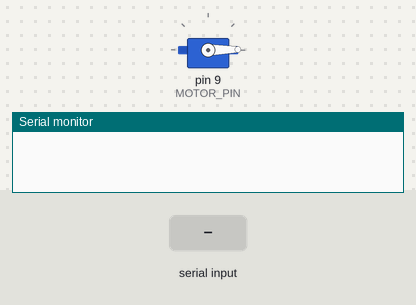
This sketch was run on a simulated Arduino Uno, built with avr-gcc and run on an emulated ATmega328P. Shown: servo, the last lines printed to the serial monitor. The test bench sets the inputs (shaded band).

Above: at 1.2 s.
1.3 s: "90,45\n" received over Serial
At 2.5 s:
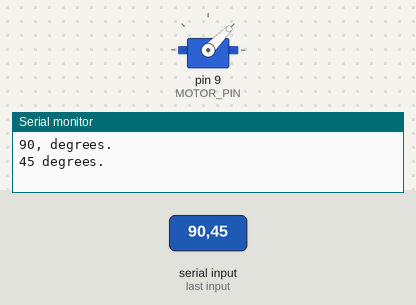
2.8 s: "30,150\n" received over Serial
At 3.2 s:
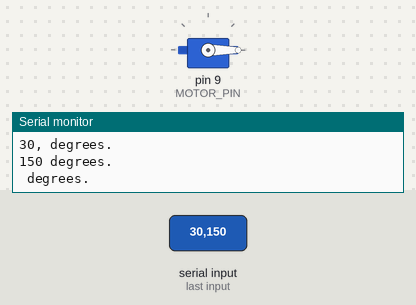
4.3 s: "200\n" received over Serial
At 5.5 s:
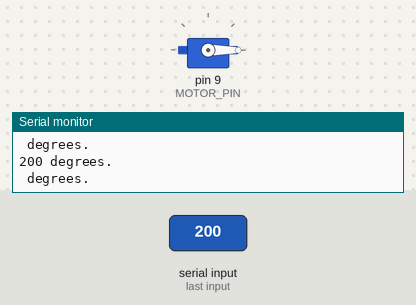
5.8 s: "90\n" received over Serial
At 7.2 s:
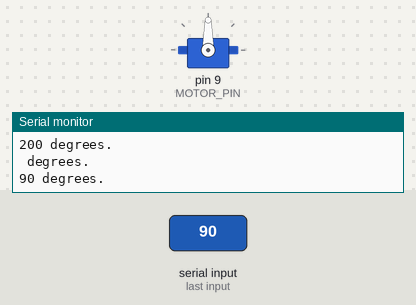
Timing chart, 0 to 8.3 s (numbered marks = the images above; inputs shaded):
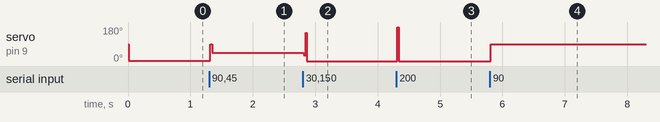

The sketch:

SerialServo.ino
```cpp
#include <Servo.h>

const unsigned int MOTOR_PIN = 9;
const unsigned int MOTOR_DELAY = 15;
const unsigned int SERIAL_DELAY = 5;
const unsigned int BAUD_RATE = 9600;

Servo servo; // <label id="code.motors.servo"/>

void setup() {
  Serial.begin(BAUD_RATE);
  servo.attach(MOTOR_PIN); // <label id="code.motors.servo_attach"/>
  delay(MOTOR_DELAY);
  servo.write(1);
  delay(MOTOR_DELAY);
}

void loop() {
  const int MAX_ANGLE = 3;

  char degrees[MAX_ANGLE + 1]; // <label id="code.motors.degrees"/>

  if (Serial.available()) {
    int i = 0;
    while (Serial.available() && i < MAX_ANGLE) {
      const char c = Serial.read();
      if (c != -1 && c != '\n')
        degrees[i++] = c;
      delay(SERIAL_DELAY);
    }
    degrees[i] = 0;
    Serial.print(degrees);
    Serial.println(" degrees.");
    servo.write(atoi(degrees)); // <label id="code.motors.servo_write"/>
    delay(MOTOR_DELAY);
  }
}
```

Measured:
- after the input at 1.3 s, servo on pin 9 (MOTOR_PIN): 1° → 45° at once
- after the input at 2.8 s, servo on pin 9 (MOTOR_PIN): 45° → 0° at once
- after the input at 4.3 s, servo on pin 9 (MOTOR_PIN): 0° → 180° at once, → 0° 0.02 s later
- after the input at 5.8 s, servo on pin 9 (MOTOR_PIN): 0° → 90° at once
